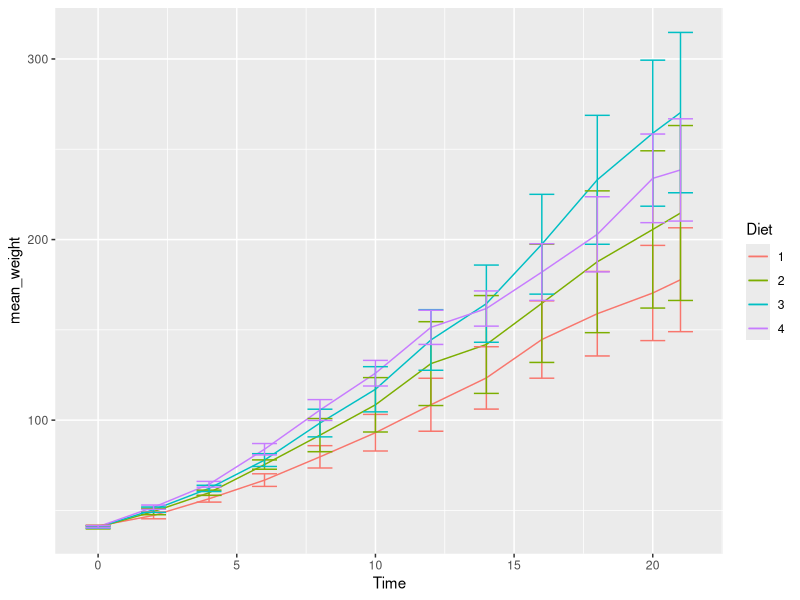
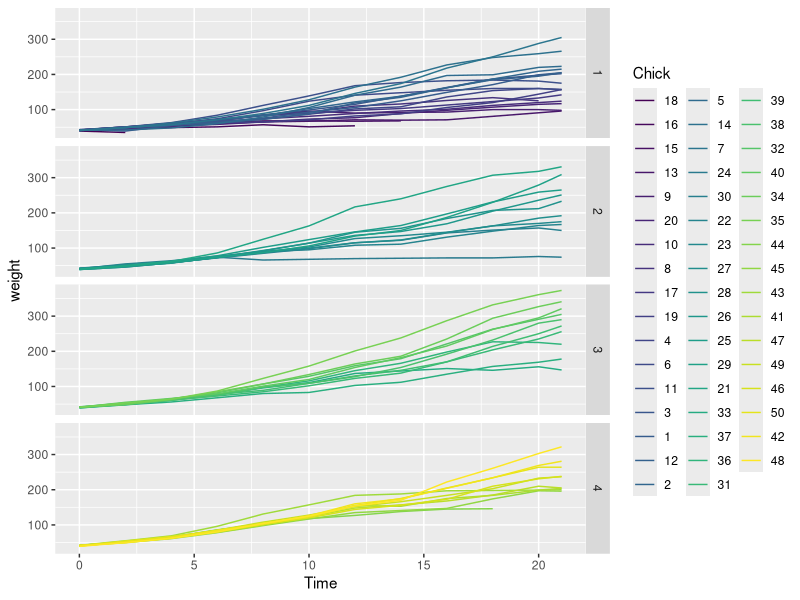
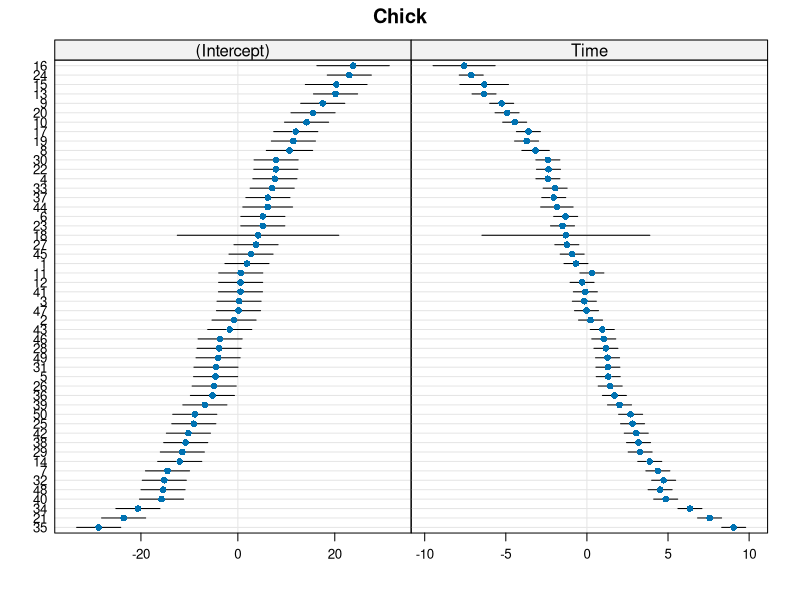

R code for these plots, in order: (Note: this script raises an error after producing the figures.)
### Stats with R Exercise sheet 8

##########################
# Linear Mixed Effects Models
##########################

## This exercise sheet contains the exercises that you will need to complete and 
## submit by 23:55 on Sunday, January 9. Write the code below the questions. 
## If you need to provide a written answer, comment this out using a hashtag (#). 
## Submit your homework via cms

## You need to provide a serious attempt to each exercise in order to have
## the assignment graded as complete.


## Please write below your (and your teammates) name, matriculation number. 
## Name:                Martin Banzer,  Ahmad Usman Khattak,  Tulika Nayak
## Matriculation number:2548984,        7025483,              7025773


###########################################################################################
###########################################################################################
library(lme4)
library(lattice)
library(Matrix)
library(ggplot2)
library(dplyr)


#####################################################
### 1. Linear mixed model for chicken growth 
#####################################################

## a) We will first look at the dataset ChickWeight, which is already loaded in base R. Check out 
##  the help page of the data set to understand how the data was collected and look at the summary
summary(ChickWeight)
?ChickWeight

## b) Let's plot the data. We will first follow the strategy from sheet 4, i.e. 
##  1. group the data by Diet and Time and use summarise() to get the mean and se (se() as provided below)
##    of weight. Assign resulting data set to aggData
se = function(x){sd(x)/sqrt(length(x))}

aggData <- ChickWeight %>% 
  group_by(Diet, Time) %>%
  summarise(mean_weight = mean(weight), se_weight = se(weight))

##  2. Create a line plot of aggData, plotting weight on the y axis, time on the x-axis and color by Diet. 
##    Also add errorbars (mean+/-1.96*se)
ggplot(aggData, aes(Time, mean_weight, col=Diet)) + 
  geom_line() + 
  geom_errorbar(aes(ymin=mean_weight-1.96*se_weight, ymax=mean_weight+1.96*se_weight))

## c) The above plot ignored that the data comes from a fixed set of chicks. Let's look at individual growth
##  by coloring by Chick instead of by Diet, but faceting by Diet (side by side). You have to use ChickWeight 
##  instead of aggData here! Also you don't need error bars, because you are not plotting the mean, but the
##  actual data
ggplot(ChickWeight, aes(Time, weight, col=Chick)) + 
  geom_line() +
  facet_grid(Diet ~ .)

## d) What do you observe, looking at c?

# Answer:
# The graphs for the diets 2,3 and 4 show a much more stable weight gain than the graph for diet 1 does.
# With a minimum of around 200g, diet 4 seems to result in the highest minimal weight, compared to the other graphs.
# Diet 4 also seems to have the lowest weight deviation among all diets.
# Diet 3 seems to have the biggest impact on weight gain at around day 16.
# Also, since some of the plotted lines are incomplete, it would be interesting to compare the mortality rate for 
# each diet (if an incomplete line means that a chick died).

## e) We want to investigate whether the type of diet has an effect on the chick's growth, i.e. we are
##  looking for an interaction between time after birth and the diet type. Before running the model,
##  specify:
##  1) What fixed effect(s) do you enter into the model?

# Answer:
# Time, Diet

##  2) what random effect(s) should be included to account for the repeated measures structure of the data?

# Answer:
# Chick

##  3) In addition to random intercept(s), which random slope(s) should you add to get a maximal model?

# Answer:
# Time

## f) Run the model you specified in e) using lmer() and assign it to chickmod
chickmod <- lmer(weight ~ Time + Diet + (Time + 1 | Chick), data=ChickWeight, REML=F)
summary(chickmod)


## g) Rerun the model leaving out the interaction between Time and Diet and assign it to chicknull
chicknull <- lmer(weight ~ (1 | Chick), data = ChickWeight)


## h) compare the two models using the anova() function, which performs a likelihood ratio test
anova(chicknull, chickmod)


## i) Report the p-value (from h) and the conclusion with respect to the research hypothesis

# Answer:
# The p-value is 2.2e-16. It is significantly less than 0.05 which means it is 
# statistically very significant. Thus the model with the smaller AIC must be 
# used i.e. chickmod. Thus Time and Diet have to used as predictors.


## j) The following code creates a plot of all chick specific intercepts and slopes. What do you see?
print(dotplot(ranef(chickmod,condVar=TRUE),  scales = list(x = list(relation = 'free')))[["Chick"]])

# Answer: 
# The ranef function has helped incorporate the random effects. The plot thus created
# shows how different Diets work together with Time, for each chick.


#####################################################
### 2. Random effect structures 
#####################################################

## a) Let's return to the lexdec data set and suppose, we want to look at effects of the word type of the 
## previously presented word (each subject saw a different randomized sequence) and effects of the complexity
## of the word itself, while taking into account the dependence between data points collected on the same 
## word and from the same subject. 
## Which of the following models has a maximal random effect structure given the experimental design?
## Motivate your choice.

m1 = lmer(RT ~ PrevType+ Complex+ (PrevType|Subject) + (Complex| Word), lexdec)
m2 = lmer(RT ~ PrevType+ Complex+ (PrevType+Complex|Subject) + (PrevType| Word), lexdec)
m3 = lmer(RT ~ PrevType+ Complex+ (PrevType+Complex|Subject) + (PrevType+Complex| Word), lexdec)
m4 = lmer(RT ~ PrevType+ Complex+ (Complex|Subject) + (PrevType| Word), lexdec)
m5 = lmer(RT ~ PrevType+ Complex+ (PrevType+Complex|Subject) + (1| Word), lexdec)

##Answer
## m1 model seems to be the better model than rest of 4 models on the ground that PrevType and Complex are 
## having an affect on subject, therefore for subject its better if the slope is defined by them, Complexity seems
## to be having effect on word so it should explain its slope.


## b) You want to relate students' performance in the advanced algebra course in a summer school in Saarbrücken
##  to their final math grade in school. Performance is measured as the overall score in the final exam.
##  The summer school course has 200 participants, coming from 8 different partner Universities from all
##  over Germany. These 200 participants were randomly split into 10 tutorial groups, where each tutorial 
##  was held by a different tutor.
##  Given the design of your study, what random effects should you add to the model below?
##  Explain!!! If you want to, you can additionally add the random effects into the formula

## lmer(advancedalgebrascore ~ mathGrade, someData)


##answer
## For random effect i would choose partner university as the different tutor in different universities can make an
## impact on the student attending that course and i would add tutorial group after final exam keeping in mind the
## factor that individual tutor could be better at teaching or bad at it.
## 
